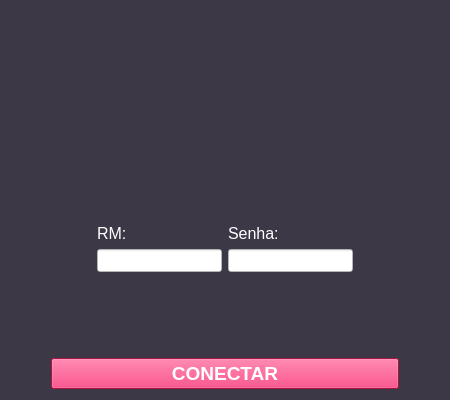
<?xml version="1.0" encoding="UTF-8"?>
<ui version="4.0">
 <class>LoginWidget</class>
 <widget class="QWidget" name="LoginWidget">
  <property name="geometry">
   <rect>
    <x>0</x>
    <y>0</y>
    <width>450</width>
    <height>400</height>
   </rect>
  </property>
  <property name="windowTitle">
   <string>FIAPanel Login</string>
  </property>
  <property name="windowIcon">
   <iconset>
    <normaloff>../assets/icon.svg</normaloff>../assets/icon.svg</iconset>
  </property>
  <property name="styleSheet">
   <string notr="true">background-color: rgb(61, 56, 70);</string>
  </property>
  <layout class="QVBoxLayout" name="verticalLayout_3">
   <item>
    <widget class="QLabel" name="fiapanelLogo">
     <property name="text">
      <string/>
     </property>
     <property name="pixmap">
      <pixmap>../../../../../../tmp/FIAPanel/data/fiapanel.png</pixmap>
     </property>
     <property name="alignment">
      <set>Qt::AlignCenter</set>
     </property>
    </widget>
   </item>
   <item>
    <layout class="QHBoxLayout" name="horizontalLayout">
     <item>
      <spacer name="horizontalSpacer_3">
       <property name="orientation">
        <enum>Qt::Horizontal</enum>
       </property>
       <property name="sizeHint" stdset="0">
        <size>
         <width>40</width>
         <height>20</height>
        </size>
       </property>
      </spacer>
     </item>
     <item>
      <layout class="QVBoxLayout" name="verticalLayout">
       <item>
        <spacer name="verticalSpacer_2">
         <property name="orientation">
          <enum>Qt::Vertical</enum>
         </property>
         <property name="sizeType">
          <enum>QSizePolicy::Maximum</enum>
         </property>
         <property name="sizeHint" stdset="0">
          <size>
           <width>20</width>
           <height>40</height>
          </size>
         </property>
        </spacer>
       </item>
       <item>
        <widget class="QLabel" name="label">
         <property name="sizePolicy">
          <sizepolicy hsizetype="Preferred" vsizetype="Maximum">
           <horstretch>0</horstretch>
           <verstretch>0</verstretch>
          </sizepolicy>
         </property>
         <property name="font">
          <font>
           <pointsize>12</pointsize>
          </font>
         </property>
         <property name="styleSheet">
          <string notr="true">color: rgb(255, 255, 255);</string>
         </property>
         <property name="text">
          <string>RM:</string>
         </property>
        </widget>
       </item>
       <item>
        <widget class="QLineEdit" name="rmLineEdit">
         <property name="font">
          <font>
           <pointsize>10</pointsize>
          </font>
         </property>
         <property name="styleSheet">
          <string notr="true">background-color: rgb(255, 255, 255);</string>
         </property>
        </widget>
       </item>
       <item>
        <spacer name="verticalSpacer_4">
         <property name="orientation">
          <enum>Qt::Vertical</enum>
         </property>
         <property name="sizeType">
          <enum>QSizePolicy::Maximum</enum>
         </property>
         <property name="sizeHint" stdset="0">
          <size>
           <width>20</width>
           <height>40</height>
          </size>
         </property>
        </spacer>
       </item>
      </layout>
     </item>
     <item>
      <layout class="QVBoxLayout" name="verticalLayout_2">
       <item>
        <spacer name="verticalSpacer_3">
         <property name="orientation">
          <enum>Qt::Vertical</enum>
         </property>
         <property name="sizeType">
          <enum>QSizePolicy::Maximum</enum>
         </property>
         <property name="sizeHint" stdset="0">
          <size>
           <width>20</width>
           <height>40</height>
          </size>
         </property>
        </spacer>
       </item>
       <item>
        <widget class="QLabel" name="label_2">
         <property name="sizePolicy">
          <sizepolicy hsizetype="Preferred" vsizetype="Maximum">
           <horstretch>0</horstretch>
           <verstretch>0</verstretch>
          </sizepolicy>
         </property>
         <property name="font">
          <font>
           <pointsize>12</pointsize>
          </font>
         </property>
         <property name="styleSheet">
          <string notr="true">color: rgb(255, 255, 255);</string>
         </property>
         <property name="text">
          <string>Senha:</string>
         </property>
        </widget>
       </item>
       <item>
        <widget class="QLineEdit" name="senhaLineEdit">
         <property name="font">
          <font>
           <pointsize>10</pointsize>
          </font>
         </property>
         <property name="styleSheet">
          <string notr="true">background-color: rgb(255, 255, 255);</string>
         </property>
         <property name="echoMode">
          <enum>QLineEdit::Password</enum>
         </property>
        </widget>
       </item>
       <item>
        <spacer name="verticalSpacer_5">
         <property name="orientation">
          <enum>Qt::Vertical</enum>
         </property>
         <property name="sizeType">
          <enum>QSizePolicy::Maximum</enum>
         </property>
         <property name="sizeHint" stdset="0">
          <size>
           <width>20</width>
           <height>40</height>
          </size>
         </property>
        </spacer>
       </item>
      </layout>
     </item>
     <item>
      <spacer name="horizontalSpacer_4">
       <property name="orientation">
        <enum>Qt::Horizontal</enum>
       </property>
       <property name="sizeHint" stdset="0">
        <size>
         <width>40</width>
         <height>20</height>
        </size>
       </property>
      </spacer>
     </item>
    </layout>
   </item>
   <item>
    <spacer name="verticalSpacer">
     <property name="orientation">
      <enum>Qt::Vertical</enum>
     </property>
     <property name="sizeType">
      <enum>QSizePolicy::Maximum</enum>
     </property>
     <property name="sizeHint" stdset="0">
      <size>
       <width>20</width>
       <height>40</height>
      </size>
     </property>
    </spacer>
   </item>
   <item>
    <layout class="QHBoxLayout" name="horizontalLayout_2">
     <item>
      <spacer name="horizontalSpacer">
       <property name="orientation">
        <enum>Qt::Horizontal</enum>
       </property>
       <property name="sizeType">
        <enum>QSizePolicy::Maximum</enum>
       </property>
       <property name="sizeHint" stdset="0">
        <size>
         <width>40</width>
         <height>20</height>
        </size>
       </property>
      </spacer>
     </item>
     <item>
      <widget class="QPushButton" name="conectarBtn">
       <property name="sizePolicy">
        <sizepolicy hsizetype="Preferred" vsizetype="Fixed">
         <horstretch>0</horstretch>
         <verstretch>0</verstretch>
        </sizepolicy>
       </property>
       <property name="font">
        <font>
         <pointsize>14</pointsize>
         <bold>true</bold>
        </font>
       </property>
       <property name="styleSheet">
        <string notr="true">background-color: rgb(233, 28, 93);
color: rgb(255, 255, 255);</string>
       </property>
       <property name="text">
        <string>CONECTAR</string>
       </property>
       <property name="flat">
        <bool>false</bool>
       </property>
      </widget>
     </item>
     <item>
      <spacer name="horizontalSpacer_2">
       <property name="orientation">
        <enum>Qt::Horizontal</enum>
       </property>
       <property name="sizeType">
        <enum>QSizePolicy::Maximum</enum>
       </property>
       <property name="sizeHint" stdset="0">
        <size>
         <width>40</width>
         <height>20</height>
        </size>
       </property>
      </spacer>
     </item>
    </layout>
   </item>
  </layout>
 </widget>
 <resources/>
 <connections>
  <connection>
   <sender>rmLineEdit</sender>
   <signal>returnPressed()</signal>
   <receiver>senhaLineEdit</receiver>
   <slot>setFocus()</slot>
   <hints>
    <hint type="sourcelabel">
     <x>186</x>
     <y>185</y>
    </hint>
    <hint type="destinationlabel">
     <x>266</x>
     <y>192</y>
    </hint>
   </hints>
  </connection>
  <connection>
   <sender>senhaLineEdit</sender>
   <signal>returnPressed()</signal>
   <receiver>conectarBtn</receiver>
   <slot>click()</slot>
   <hints>
    <hint type="sourcelabel">
     <x>334</x>
     <y>191</y>
    </hint>
    <hint type="destinationlabel">
     <x>325</x>
     <y>346</y>
    </hint>
   </hints>
  </connection>
  <connection>
   <sender>conectarBtn</sender>
   <signal>clicked()</signal>
   <receiver>LoginWidget</receiver>
   <slot>conectar()</slot>
   <hints>
    <hint type="sourcelabel">
     <x>362</x>
     <y>347</y>
    </hint>
    <hint type="destinationlabel">
     <x>424</x>
     <y>303</y>
    </hint>
   </hints>
  </connection>
 </connections>
 <slots>
  <slot>conectar()</slot>
 </slots>
</ui>
